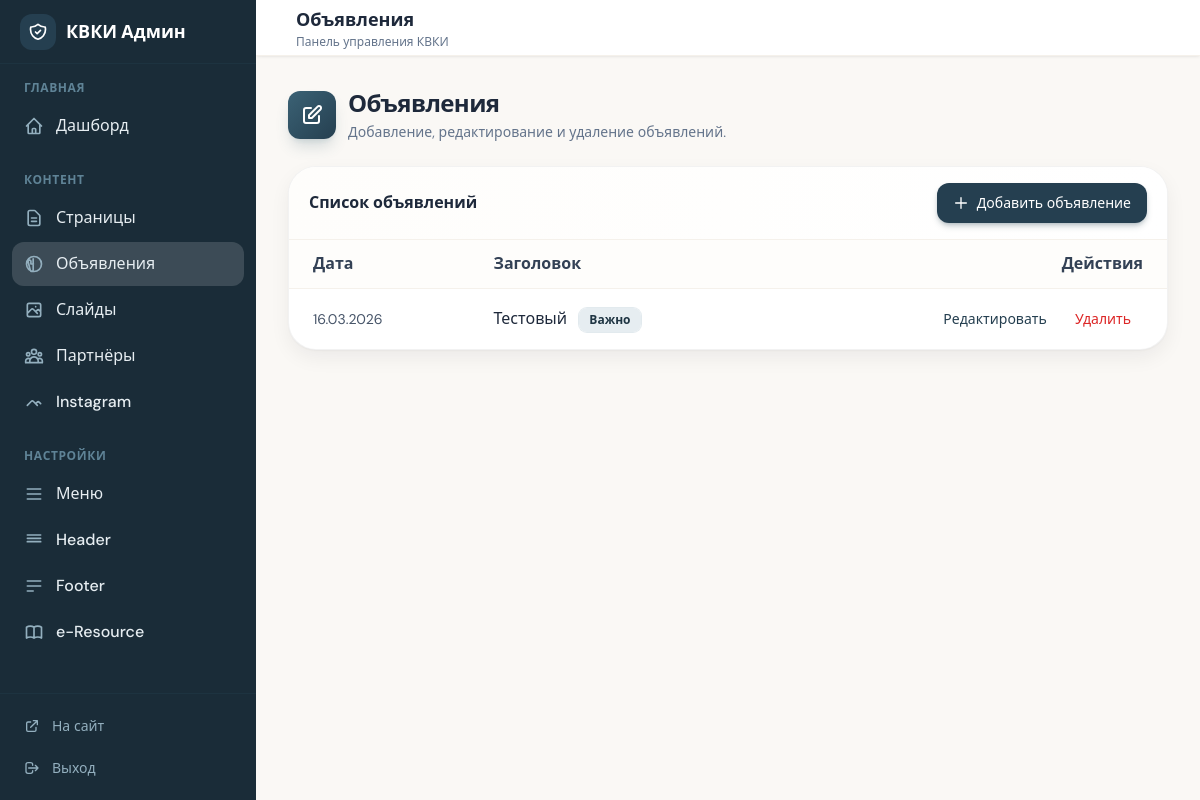
The page /admin/pages/announcements.php on the database its author committed.
### tables this page shows
CREATE TABLE `announcements` (
  `id` int(11) NOT NULL,
  `date` varchar(20) NOT NULL,
  `title` varchar(255) NOT NULL,
  `url` varchar(500) NOT NULL,
  `excerpt` text,
  `is_important` tinyint(1) DEFAULT '0',
  `sort_order` int(11) DEFAULT '0',
  `created_at` timestamp NOT NULL DEFAULT CURRENT_TIMESTAMP,
  `views` int(10) UNSIGNED DEFAULT '0'
);

### admin/pages/announcements.php (the view, shortened to what this page needs)
<?php
require __DIR__ . '/../includes/header.php';
$db = Database::getInstance();
$items = $db->query('SELECT * FROM announcements ORDER BY sort_order, id')->fetchAll();
?>
<div class="max-w-[1536px] animate-fade-in">
    <div class="mb-6">
        <div class="flex items-center gap-3">
            <div class="w-12 h-12 rounded-xl bg-gradient-to-br from-sage-500 to-sage-600 flex items-center justify-center shadow-lg shadow-sage-500/20">
                <svg class="w-6 h-6 text-white" fill="none" stroke="currentColor" viewBox="0 0 24 24"><path stroke-linecap="round" stroke-linejoin="round" stroke-width="2" d="M11 5H6a2 2 0 00-2 2v11a2 2 0 002 2h11a2 2 0 002-2v-5m-1.414-9.414a2 2 0 112.828 2.828L11.828 15H9v-2.828l8.586-8.586z"/></svg>
            </div>
            <div>
                <h1 class="text-2xl font-bold text-ink-800 tracking-tight">Объявления</h1>
                <p class="text-ink-500 text-sm mt-0.5">Добавление, редактирование и удаление объявлений.</p>
            </div>
        </div>
    </div>
    <div class="rounded-[28px] border border-black/5 bg-white shadow-soft hover:shadow-card hover:border-sage-600/40 transition-all duration-300 overflow-hidden">
        <div class="px-5 py-4 border-b border-cream-200 bg-gradient-to-r from-cream-50 to-white flex items-center justify-between flex-wrap gap-2">
            <span class="font-semibold text-ink-800">Список объявлений</span>
            <a href="<?= ADMIN_URL ?>/announcements/new" class="inline-flex items-center gap-2 px-4 py-2.5 bg-sage-600 text-white text-sm font-medium rounded-xl hover:bg-sage-700 shadow-md shadow-sage-600/25 transition-all">
                <svg class="w-4 h-4" fill="none" stroke="currentColor" viewBox="0 0 24 24"><path stroke-linecap="round" stroke-linejoin="round" stroke-width="2" d="M12 4v16m8-8H4"/></svg>
                Добавить объявление
            </a>
        </div>
        <div class="overflow-x-auto">
            <table class="w-full">
                <thead class="bg-cream-50">
                    <tr>
                        <th class="text-left px-6 py-3 font-semibold text-ink-700">Дата</th>
                        <th class="text-left px-6 py-3 font-semibold text-ink-700">Заголовок</th>
                        <th class="text-right px-6 py-3 font-semibold text-ink-700">Действия</th>
                    </tr>
                </thead>
                <tbody>
                    <?php foreach ($items as $a): ?>
                    <tr class="border-t border-cream-200 hover:bg-cream-50/50 transition-colors">
                        <td class="px-6 py-3 text-sm text-ink-600"><?= htmlspecialchars($a['date']) ?></td>
                        <td class="px-6 py-3">
                            <a href="<?= ADMIN_URL ?>/announcements/<?= $a['id'] ?>" class="font-medium text-ink-800 hover:text-sage-600 transition-colors"><?= htmlspecialchars($a['title']) ?></a>
                            <?php if ($a['is_important']): ?><span class="ml-2 px-2.5 py-1 text-xs font-semibold rounded-lg bg-sage-100 text-sage-700 ring-1 ring-sage-200/50">Важно</span><?php endif; ?>
                        </td>
                        <td class="px-6 py-3 text-right">
                            <a href="<?= ADMIN_URL ?>/announcements/<?= $a['id'] ?>" class="inline-flex items-center gap-1.5 px-3 py-2 text-sage-600 hover:bg-sage-50 rounded-lg text-sm font-medium transition-colors">Редактировать</a>
                            <form method="post" action="<?= ADMIN_URL ?>/announcements/<?= $a['id'] ?>" class="inline" onsubmit="return confirm('Удалить объявление?');">
                                <button type="submit" class="inline-flex items-center gap-1.5 px-3 py-2 text-red-600 hover:bg-red-50 rounded-lg text-sm font-medium transition-colors">Удалить</button>
                            </form>
                        </td>
                    </tr>
                    <?php endforeach; ?>
                </tbody>
            </table>
        </div>
    </div>
</div>
<?php require __DIR__ . '/../includes/footer.php'; ?>

### admin/includes/header.php (style rules this page uses)
.animate-fade-in { animation: fadeIn 0.35s ease-out forwards; }

### rows shown on the page
announcements: date "16.03.2026", title "Тестовый", is_important "Важно"

### other values the page prints
$groupLabel "ГЛАВНАЯ"
$item['label'] "Дашборд"
$groupLabel "КОНТЕНТ"
$item['label'] "Страницы"
$item['label'] "Объявления"
$item['label'] "Слайды"
$item['label'] "Партнёры"
$item['label'] "Instagram"
$groupLabel "НАСТРОЙКИ"
$item['label'] "Меню"
$item['label'] "Header"
$item['label'] "Footer"
$item['label'] "e-Resource"
$adminTitle "Объявления"
